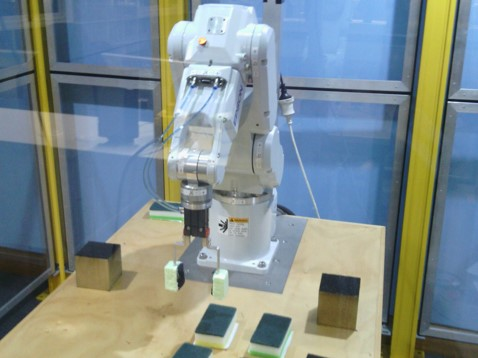
%> input picture Major Project/Report/kkimgs/EPSONMUGSHOT.jpg, 478 x 358 px
$ octave --eval "result = readCard(rgb2gray(imread('../kkimgs/EPSONMUGSHOT.jpg')));"   (GNU Octave 9; MATLAB toolbox functions it lacks are replaced by stand-ins)
%> lines starting %> are read from the running program, lines starting %| are printed output that depends on the picture; in (x1, y1, x2, y2) boxes, pixels count from 0 and x2, y2 are one past the last pixel; in counts of white or black regions, pixels touching at a corner belong together; the program's own positions count from 1
%V2.1
% % % FUNCTION:	readCard
% % % MTRX5700 Major Assignment 2015
% % % Authors: Sachith Gunawardhana & Kausthub Krishnamurthy & James Ferris

% % % REVISION HISTORY
% % % v0 function stub
% % % v1.1 imported into function format
% % % v1.2 filler done (block needs testing)
% % % v2.1 count
%TODO
% - block
% - count
% - colour

% % % SUBFUNCTIONS LISTING
% % %

function [viewed, shape, colour, filler, count] = readCard(I)
% returns a set of feature values for the card on the image

% OUTPUTS
% % viewed    - flag returns 1 if a card is viewed
% % shape	  - 1 (rectangle), 2 (triangle), 3 (elipse), 0 (default unknown)
% % colour	  - 1 (red), 2 (green), 3 (blue), 0 (default unknown)
% % filler	  - 1 (empty), 2 (shaded), 3 (filled), 0 (default unknown)
% % count	  - number of shapes (1 for now)


% INPUTS
% % I 		  - Image captured from vid

% defaults set
viewed = 1293;
face_up(1).shape = 0;
face_up(1).colour = 0;
face_up(1).filler = 0;
face_up(1).count = 1;
face_up(1).perim=0;
face_up(1).MeanPerim=0;
face_up(1).MeanIntensity=0;
face_up(1).Intensity=0;


% I=rgb2gray(I); %for testing only
BW=double(I)/255; %convert to double
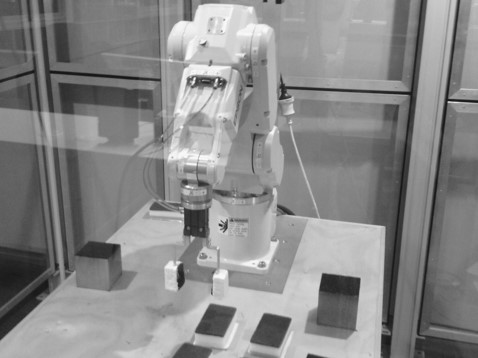
%> BW: size 358x478 double; min 0.0706, max 0.992, mean 0.533
% figure,imshow(BW);

%FIND FACEUP CARD
Icheck=imcrop(BW,[183.5 2.5 254 221]);
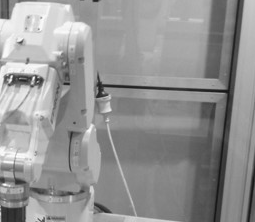
%> Icheck: size 222x255 double; min 0.0863, max 0.992, mean 0.576
% Icheck=imcrop(BW,[401.5 569.5 152 182]); %for testing only
I2=Icheck>0.72;  %identify faceup card
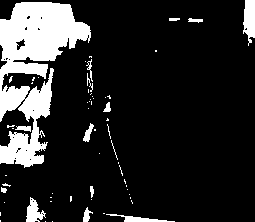
%> I2: size 222x255 logical; 15.6% white; 60 white regions (45 under 20 px), largest, box (x1, y1, x2, y2) and area: (0, 2, 91, 168) 7223, (243, 0, 255, 46) 409, (26, 197, 46, 222) 269
I3=imfill(I2,'holes'); %fill all holes but the shape was gone
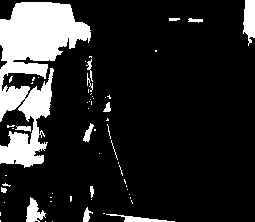
%> I3: size 222x255 logical; 15.8% white; 60 white regions (45 under 20 px), largest, box (x1, y1, x2, y2) and area: (0, 2, 91, 168) 7317, (243, 0, 255, 46) 412, (26, 197, 46, 222) 274
se=strel('square',9);
IE=imerode(I3,se);
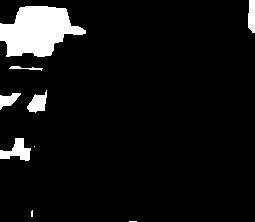
%> IE: size 222x255 logical; 7% white; 9 white regions (3 under 20 px), largest, box (x1, y1, x2, y2) and area: (0, 6, 86, 57) 2854, (0, 138, 31, 161) 379, (27, 90, 47, 113) 267, (248, 0, 255, 33) 204, (0, 93, 21, 110) 189, (9, 66, 43, 71) 70
I4=imclearborder(IE,4);
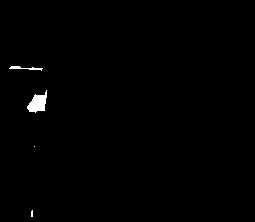
%> I4: size 222x255 logical; 0.62% white; 4 white regions (2 under 20 px), largest, box (x1, y1, x2, y2) and area: (27, 90, 47, 113) 267, (9, 66, 43, 71) 70
Iout=bwareaopen(I4,1000);
%> Iout: size 222x255 logical; every value is 0
U=bwconncomp(Iout);
%> U = 0 connected components
N=U.NumObjects;
%> N = 0

if N>0;
    Bwoutline=bwperim(Iout); %create a outline
    border=Icheck;
    border(Bwoutline)=0;
    % figure, imshow(border);

    %ISOLATE FACEUP
    cards=Icheck;
    mask=Iout<0.5; %create a mask to isolate the face up
    cards(mask)=0;
    CC2=bwconncomp(cards); %find the connected blobs

    s2=regionprops(CC2,'BoundingBox'); %identify the card boundary


    %EXTRACT ISOLATED FACEUP
    face_up(1).image=imcrop(Icheck,s2(1).BoundingBox);

    %DETECT FEATURES
    E=edge(face_up(1).image,'canny');
    T10=imfill(E,'holes');
    T11=bwareaopen(T10,200);

    CC3=bwconncomp(T11);
    s3=regionprops(CC3,'Perimeter');

    for i=1:length(s3)
        face_up(1).perim(i)=s3(i).Perimeter;
    end

    face_up(1).MeanPerim=mean(face_up(1).perim);

    %DEFINING CARD
    %SHAPE
    face_up(1).shape = 0;
    if face_up(1).MeanPerim<165 && face_up(1).MeanPerim>145;
        face_up(1).shape=1; %1 rectangle in set card
    elseif (face_up(1).MeanPerim<124 && face_up(1).MeanPerim>116)||(face_up(1).MeanPerim<87 && face_up(1).MeanPerim>81);
        face_up(1).shape=2; %1 trangle in set card
    elseif face_up(1).MeanPerim<137 && face_up(1).MeanPerim>125;
        face_up(1).shape=3; %1 elipse in set card
    end

    %SHAPE COUNT
    face_up(1).count=CC3.NumObjects;

    %FILLER
    TT=face_up(1).image;
    st2=regionprops(T11,TT,'MeanIntensity');

    for i=1:length(st2)
        face_up(1).Intensity(i)=st2(i).MeanIntensity;
    end

    face_up(1).MeanIntensity=mean(face_up(1).Intensity);

    if face_up(1).MeanIntensity>0.72         % 0.7 was 0.56
        face_up(1).filler=1; %not shaded
    elseif face_up(1).MeanIntensity<0.72 && face_up(1).MeanIntensity>0.5
        face_up(1).filler=2; %shaded
    elseif face_up(1).MeanIntensity<0.5
        face_up(1).filler=3; %block
    end

    %OUTPUT VALUES
    shape = face_up(1).shape;
    filler = face_up(1).filler;
    colour = face_up(1).colour;
    count = face_up(1).count;

    %DISPLAY
    if face_up(1).shape==1
        disp 'RECTANGLE'
        viewed = 1;
    elseif face_up(1).shape==2
        disp 'TRANGLE'
        viewed = 1;
    elseif face_up(1).shape==3
        disp 'ELIPSE'
        viewed = 1;
    elseif face_up(1).shape==0
        disp 'UNABLE TO DETERMINE SHAPE'
        viewed = 0;
    end

    if face_up(1).filler == 3
        disp 'BLOCK'
    elseif face_up(1).filler==2
        disp 'SHADED'
    elseif face_up(1).filler==1
        disp 'NOT SHADED'
    else
        disp 'UNABLE TO DETERMINE FILLER'
    end

    fprintf('Shape count = %d\n\n',count);

    % imshow(cards);
else
    viewed=-1;
end

end

$ run again, on Major Project/Report/kkimgs/EPSONPEEKSHOT.jpg
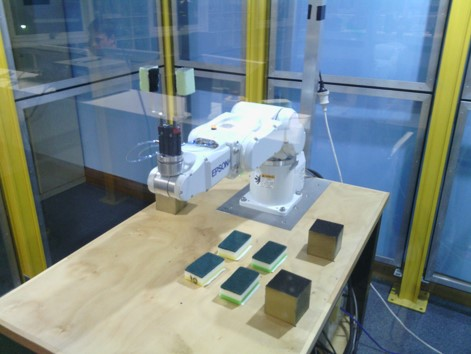
%> input picture Major Project/Report/kkimgs/EPSONPEEKSHOT.jpg, 471 x 354 px
%> I2: size 222x255 logical; 16.9% white; 70 white regions (60 under 20 px), largest, box (x1, y1, x2, y2) and area: (0, 99, 126, 181) 4597, (114, 176, 204, 222) 2485, (27, 149, 123, 211) 1774
%> I3: size 222x255 logical; 17.2% white; 70 white regions (60 under 20 px), largest, box (x1, y1, x2, y2) and area: (0, 99, 126, 181) 4667, (114, 176, 204, 222) 2494, (27, 149, 123, 211) 1815
%> IE: size 222x255 logical; 7.3% white; 10 white regions (4 under 20 px), largest, box (x1, y1, x2, y2) and area: (14, 104, 118, 144) 2267, (134, 185, 198, 222) 1508, (5, 146, 32, 158) 145, (68, 186, 80, 203) 141, (109, 173, 116, 183) 39, (42, 177, 61, 183) 22
%> Iout: size 222x255 logical; 4% white; 1 white region, box (x1, y1, x2, y2) and area: (14, 104, 118, 144) 2267
%> U = 1 connected component
%> N = 1
%> Bwoutline: size 222x255 logical; 0.42% white in thin lines or dots, all inside (x1, y1, x2, y2) = (14, 104, 118, 144)
%> in readCard, `border(Bwoutline)=0;`:
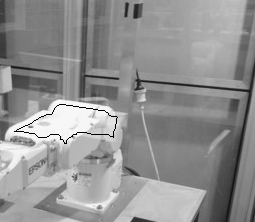
%> border: size 222x255 double; min 0, max 0.992, mean 0.57
%> mask: size 222x255 logical; 96% white; 1 black region
%> CC2 = 1 connected component
%> s2 = 1 region; box (x1, y1, x2, y2): (14, 104, 118, 144)
%> E: size 41x105 logical; 8.3% white in thin lines or dots
%> T10: size 41x105 logical; 9% white in thin lines or dots
%> T11: size 41x105 logical; every value is 0
%> CC3 = 0 connected components
%> s3 = empty struct
%> after the loop in readCard, `for i=1:length(s3)`: face_up = 1 region; shape, colour, filler, count and perim: 0 0 0 1 0
%> in readCard, `TT=face_up(1).image;`:
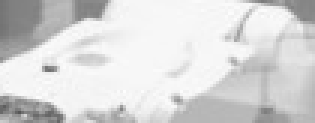
%> TT: size 41x105 double (shown 3 times larger); min 0.341, max 0.992, mean 0.845
%> st2 = empty struct
%> after the loop in readCard, `for i=1:length(st2)`: face_up = 1 region; shape, colour, filler, count and perim: 0 0 0 0 0
%> shape = 0
%> filler = 3
%> colour = 0
%| Shape count = 0
